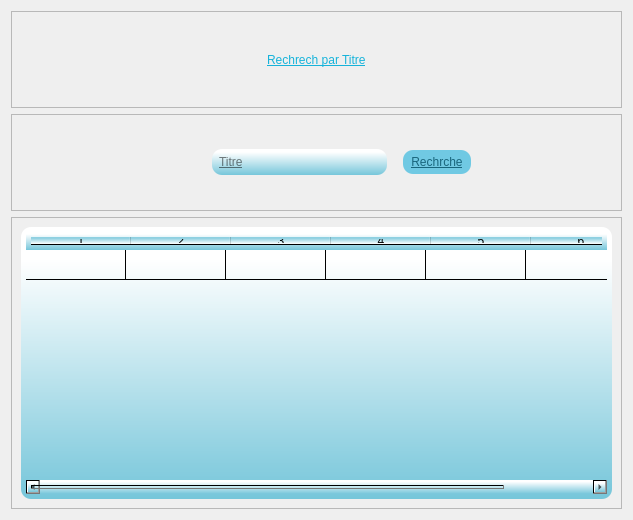
<?xml version="1.0" encoding="UTF-8"?>
<ui version="4.0">
 <class>Dialog</class>
 <widget class="QDialog" name="Dialog">
  <property name="geometry">
   <rect>
    <x>0</x>
    <y>0</y>
    <width>633</width>
    <height>520</height>
   </rect>
  </property>
  <property name="windowTitle">
   <string>Dialog</string>
  </property>
  <property name="styleSheet">
   <string notr="true">background-image: url(b.png);</string>
  </property>
  <layout class="QVBoxLayout" name="verticalLayout" stretch="1,1,3">
   <item>
    <widget class="QFrame" name="frame">
     <property name="frameShape">
      <enum>QFrame::StyledPanel</enum>
     </property>
     <property name="frameShadow">
      <enum>QFrame::Raised</enum>
     </property>
     <layout class="QHBoxLayout" name="horizontalLayout">
      <item alignment="Qt::AlignHCenter">
       <widget class="QLabel" name="label">
        <property name="styleSheet">
         <string notr="true">font: 18pt &quot;Bauhaus 93&quot;;
text-decoration: underline;
color: qlineargradient(spread:pad, x1:1, y1:1, x2:1, y2:0.12, stop:0 rgba(22, 179, 218, 255), stop:1 rgba(255, 255, 255, 255));</string>
        </property>
        <property name="text">
         <string>Rechrech par Titre</string>
        </property>
       </widget>
      </item>
     </layout>
    </widget>
   </item>
   <item>
    <widget class="QFrame" name="frame_2">
     <property name="frameShape">
      <enum>QFrame::StyledPanel</enum>
     </property>
     <property name="frameShadow">
      <enum>QFrame::Raised</enum>
     </property>
     <layout class="QHBoxLayout" name="horizontalLayout_2" stretch="2,1">
      <property name="leftMargin">
       <number>200</number>
      </property>
      <property name="rightMargin">
       <number>140</number>
      </property>
      <item>
       <widget class="QLineEdit" name="lineEdit">
        <property name="styleSheet">
         <string notr="true">font: bold 12px/25px Arial, sans-serif;  
border-radius: 10px;
color: rgb(0, 0, 0);

background-color: qlineargradient(spread:pad, x1:1, y1:1, x2:1, y2:0.12, stop:0 rgba(118, 198, 218, 255), stop:1 rgba(255, 255, 255, 255));

padding:5;
font: 11pt &quot;Malgun Gothic&quot;;
text-decoration: underline;</string>
        </property>
        <property name="inputMask">
         <string/>
        </property>
        <property name="placeholderText">
         <string>Titre</string>
        </property>
       </widget>
      </item>
      <item>
       <widget class="QPushButton" name="pushButton">
        <property name="cursor">
         <cursorShape>PointingHandCursor</cursorShape>
        </property>
        <property name="styleSheet">
         <string notr="true">  margin: 10px;
font: bold 12px/25px Arial, sans-serif;  
border-radius: 10px;
color: #19667d;
background: #70c9e3;
padding:5;
font: 14pt &quot;Impact&quot;;
text-decoration: underline;</string>
        </property>
        <property name="text">
         <string>Rechrche</string>
        </property>
       </widget>
      </item>
     </layout>
    </widget>
   </item>
   <item>
    <widget class="QFrame" name="frame_3">
     <property name="frameShape">
      <enum>QFrame::StyledPanel</enum>
     </property>
     <property name="frameShadow">
      <enum>QFrame::Raised</enum>
     </property>
     <layout class="QHBoxLayout" name="horizontalLayout_3">
      <item>
       <widget class="QTableWidget" name="tableWidget">
        <property name="styleSheet">
         <string notr="true">font: bold 12px/25px Arial, sans-serif;  
border-radius: 10px;
color: rgb(0, 0, 0);

background-color: qlineargradient(spread:pad, x1:1, y1:1, x2:1, y2:0.12, stop:0 rgba(118, 198, 218, 255), stop:1 rgba(255, 255, 255, 255));

padding:5;
font: 11pt &quot;Malgun Gothic&quot;;
text-decoration: underline;</string>
        </property>
        <property name="verticalScrollMode">
         <enum>QAbstractItemView::ScrollPerPixel</enum>
        </property>
        <property name="horizontalScrollMode">
         <enum>QAbstractItemView::ScrollPerPixel</enum>
        </property>
        <property name="rowCount">
         <number>1</number>
        </property>
        <property name="columnCount">
         <number>7</number>
        </property>
        <attribute name="verticalHeaderVisible">
         <bool>false</bool>
        </attribute>
        <row/>
        <column/>
        <column/>
        <column/>
        <column/>
        <column/>
        <column/>
        <column/>
        <item row="0" column="0">
         <property name="text">
          <string/>
         </property>
        </item>
       </widget>
      </item>
     </layout>
    </widget>
   </item>
  </layout>
 </widget>
 <resources>
  <include location="../../../images/test.qrc"/>
 </resources>
 <connections/>
</ui>
